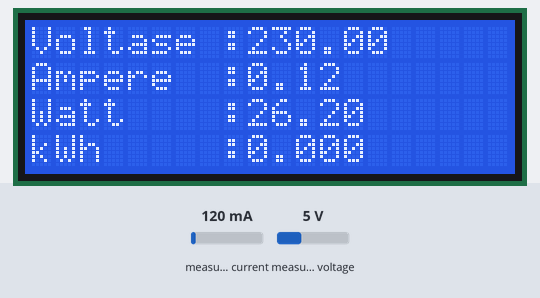
A sketch run on a simulated ESP8266 (NodeMCU). Parts: 20×4 character LCD. The inputs (shaded band) are chosen by the test bench; at power-on: measured current 120 mA, measured voltage 5 V. WiFi joins after 1.5 s; servers stay silent unless stated; what the sketch prints to the serial monitor is not drawn.

Above: at 7.5 s.
7.6 s: measured current set to 40 mA
At 12.4 s:
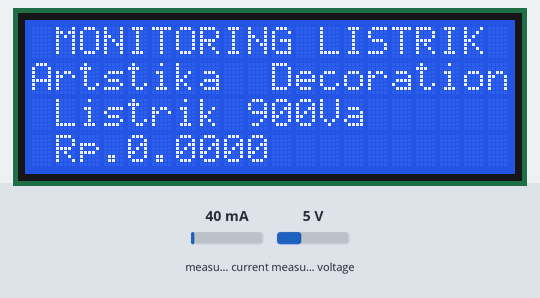
At 18.3 s:
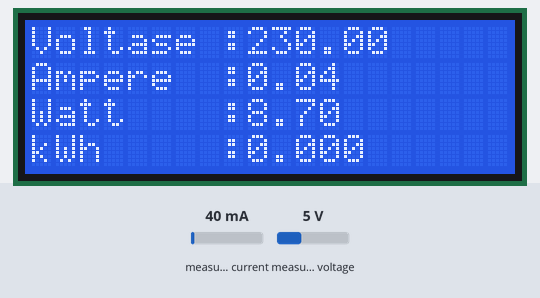
18.6 s: measured voltage set to 0.3 V
At 28.4 s:
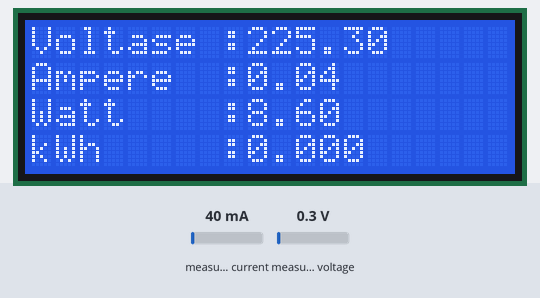
Timing chart, 0 to 29.9 s (numbered marks = the images above; inputs shaded):
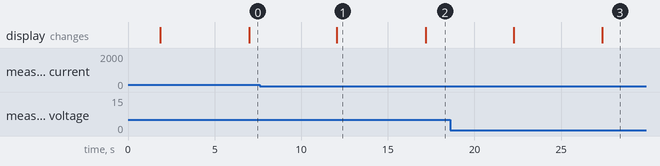

Measured:
- after the input at 7.6 s, the display: first differs from a run without the input after 9.6 s (image 2)
- after the input at 18.6 s, the display: first differs from a run without the input after 8.8 s (image 3)
- what the display in image 1 shows lasts 5.1 s, from 12.1 s to 17.2 s

The sketch:

code.ino
```cpp
#include <LiquidCrystal_I2C.h>
#include <PZEM004Tv30.h>
#include <SoftwareSerial.h>
#include <Wire.h>

#define BLYNK_TEMPLATE_ID           "xxxxx"
#define BLYNK_TEMPLATE_NAME         "xxxxxxxx"
#define BLYNK_AUTH_TOKEN            "xxxxxxxxxxxx"

#define BLYNK_PRINT Serial

#include <ESP8266WiFi.h>
#include <BlynkSimpleEsp8266.h>

// Your WiFi credentials.
// Set password to "" for open networks.
char ssid[] = "your wifi ssid";
char pass[] = "your wifi password";

LiquidCrystal_I2C lcd(0x27, 20, 4);

#if defined(ESP32)
    #error "Software Serial is not supported on the ESP32"
#endif

/* Use software serial for the PZEM
 * Pin 12 Rx (Connects to the Tx pin on the PZEM)
 * Pin 13 Tx (Connects to the Rx pin on the PZEM)
*/
#if !defined(PZEM_RX_PIN) && !defined(PZEM_TX_PIN)
#define PZEM_RX_PIN 12
#define PZEM_TX_PIN 13
#endif

SoftwareSerial pzemSWSerial(PZEM_RX_PIN, PZEM_TX_PIN);
PZEM004Tv30 pzem(pzemSWSerial);

void setup() {
    /* Debugging serial */
    Serial.begin(115200);
    Blynk.begin(BLYNK_AUTH_TOKEN, ssid, pass);
    lcd.init();
    lcd.clear();
    lcd.backlight();

    //pzem.resetEnergy();
}

void loop() {

    Serial.print("Custom Address:");
    Serial.println(pzem.readAddress(), HEX);

    // Read the data from the sensor
    float voltage = pzem.voltage();
    float current = pzem.current();
    float power = pzem.power();
    float energy = pzem.energy();
    float frequency = pzem.frequency();
    float pf = pzem.pf();
    float harga = 1.352;

    // Check if the data is valid
    if(isnan(voltage)){
        Serial.println("Error reading voltage");
    } else if (isnan(current)) {
        Serial.println("Error reading current");
    } else if (isnan(power)) {
        Serial.println("Error reading power");
    } else if (isnan(energy)) {
        Serial.println("Error reading energy");
    } else if (isnan(frequency)) {
        Serial.println("Error reading frequency");
    } else if (isnan(pf)) {
        Serial.println("Error reading power factor");
    } else {

        // Print the values to the Serial console
        Serial.print("Voltage: ");      Serial.print(voltage);      Serial.println("V");
        Serial.print("Current: ");      Serial.print(current);      Serial.println("A");
        Serial.print("Power: ");        Serial.print(power);        Serial.println("W");
        Serial.print("Energy: ");       Serial.print(energy,3);     Serial.println("kWh");
        Serial.print("Frequency: ");    Serial.print(frequency, 1); Serial.println("Hz");
        Serial.print("PF: ");           Serial.println(pf);
        Serial.print("Harga Kwh: Rp.");    Serial.print(energy,3 * harga);
    }

    Serial.println();
    delay(5000);
    lcd.clear();
    lcd.setCursor(0, 0);
    lcd.print("Voltase :");
    lcd.setCursor(9, 0);
    lcd.print(voltage);
    lcd.setCursor(0,1);
    lcd.print("Ampere  :");
    lcd.setCursor(9, 1);
    lcd.print(current);
    lcd.setCursor(0, 2);
    lcd.print("Watt    :");
    lcd.setCursor(9, 2);
    lcd.print(power);
    lcd.setCursor(0, 3);
    lcd.print("kWh     :");
    lcd.setCursor(9, 3);
    lcd.print(energy,3);
    delay(5000);
    lcd.clear();
    lcd.setCursor(1, 0);
    lcd.print("MONITORING LISTRIK");
    lcd.setCursor(0, 1);
    lcd.print("Artstika  Decoration");
    lcd.setCursor(1, 2);
    lcd.print("Listrik 900Va");
    lcd.setCursor(1, 3);
    lcd.print("Rp.");
    lcd.setCursor(4, 3);
    lcd.print(energy,3 * harga);

    Blynk.virtualWrite(V10, voltage);
    Blynk.virtualWrite(V11, current);
    Blynk.virtualWrite(V12, power);
    Blynk.virtualWrite(V13, energy,3);
    Blynk.virtualWrite(V14, energy,3 * harga);
    Blynk.virtualWrite(V15, frequency, 1);
    Blynk.virtualWrite(V16, pf);

    Blynk.run();
}
```
